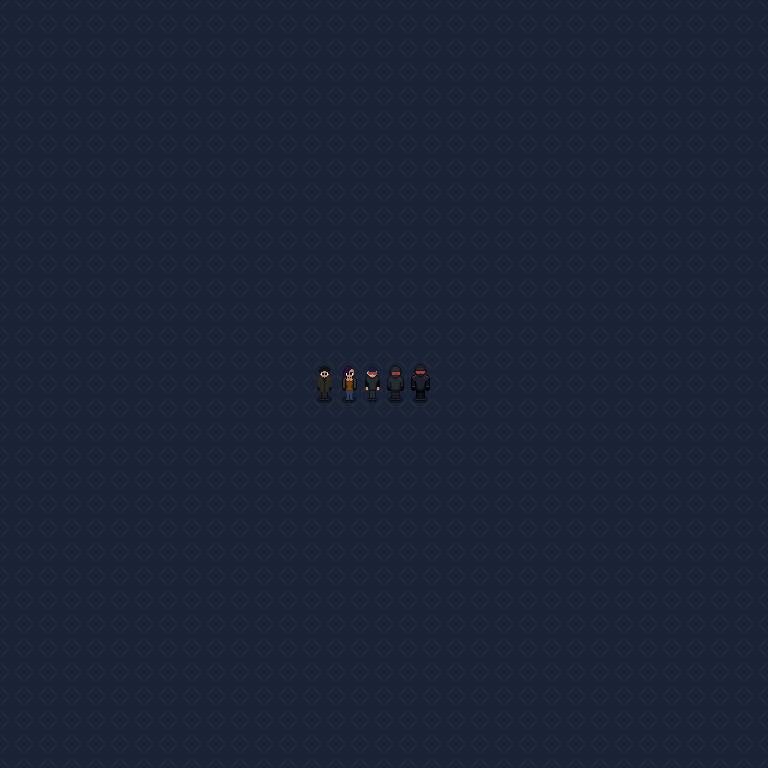

This is a level from a 2D game, rendered from its Tiled map with the project's own tilesets. A one-line summary and the map file follow, with tile-layer data summarised:
An orthogonal 32x32 tile map with 24x24 px tiles, 10 tile layers (Floor, Walls, UnderChars1, UnderChars2, ...), 2 tilesets.

<map version="1.0" tiledversion="1.1.6" orientation="orthogonal" renderorder="right-down" width="32" height="32" tilewidth="24" tileheight="24" infinite="0" nextobjectid="1">
 <tileset firstgid="1" source="Floors.tsx" />
 <tileset firstgid="111" source="Characters.tsx" />
 <layer name="Floor" width="32" height="32">
  <data>[1024 cells, 1024 non-empty, 1 distinct tile ids]</data>
 </layer>
 <layer name="Walls" width="32" height="32">
  <data>[1024 cells, 0 non-empty, 0 distinct tile ids]</data>
 </layer>
 <layer name="UnderChars1" width="32" height="32">
  <data>[1024 cells, 0 non-empty, 0 distinct tile ids]</data>
 </layer>
 <layer name="UnderChars2" width="32" height="32">
  <data>[1024 cells, 0 non-empty, 0 distinct tile ids]</data>
 </layer>
 <layer name="OverChars1" width="32" height="32">
  <data>[1024 cells, 0 non-empty, 0 distinct tile ids]</data>
 </layer>
 <layer name="OverChars2" width="32" height="32">
  <data>[1024 cells, 0 non-empty, 0 distinct tile ids]</data>
 </layer>
 <layer name="PostFX1" width="32" height="32">
  <data>[1024 cells, 0 non-empty, 0 distinct tile ids]</data>
 </layer>
 <layer name="PostFX2" width="32" height="32">
  <data>[1024 cells, 0 non-empty, 0 distinct tile ids]</data>
 </layer>
 <layer name="PostFX3" width="32" height="32">
  <data>[1024 cells, 0 non-empty, 0 distinct tile ids]</data>
 </layer>
 <layer name="Characters" width="32" height="32">
  <data>[1024 cells, 10 non-empty, 10 distinct tile ids]</data>
 </layer>
</map>
